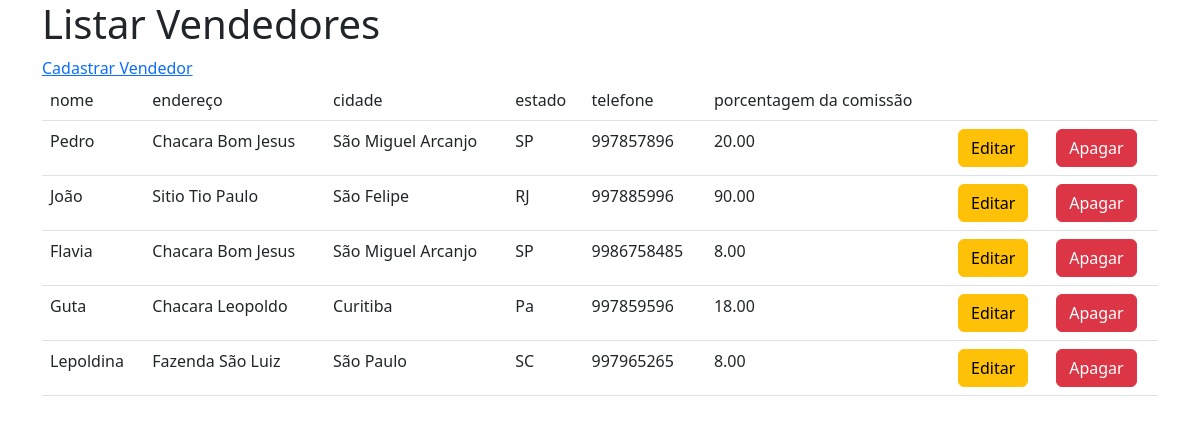
Page /listar_vendedor.php on the committed database.
### tables this page shows
CREATE TABLE vendedor (
    cod INTEGER NOT NULL AUTO_INCREMENT PRIMARY KEY,
    nome VARCHAR(80) NOT NULL,
    endereco VARCHAR(80) NOT NULL,
    cidade VARCHAR(80) NOT NULL,
    estado char(2) NOT NULL,
    telefone VARCHAR(15) NOT NULL,
    porc_comissao decimal(10,2) NOT NULL
);

### listar_vendedor.php (the view, shortened to what this page needs)
<?php
include("lib/connection.php");
$sql = "SELECT * FROM vendedor;";
$resul = mysqli_query($conn, $sql);
?>
<!DOCTYPE html>
<html lang="en">
<head>
    <link rel="stylesheet" href="./bootstrap/css/bootstrap.min.css">
</head>
<body>
    <div class="container">
        <div>
            <h1 class="h1">
            </h1>
        </div>
        <div>
            <a href="./cadastrar_vendedor.php">Cadastrar Vendedor</a>
        </div>
        <table class="table">
            <thead>
                <tr>
                    <td>nome</td>
                    <td>endereço</td>
                    <td>cidade</td>
                    <td>estado</td>
                    <td>telefone</td>
                    <td>porcentagem da comissão</td>
                    <td></td>
                    <td></td>
                </tr>
            </thead>
            <?php while ($row = mysqli_fetch_array($resul)) { ?>
                <tr>
                    <td><?php echo $row["nome"]; ?></td>
                    <td><?php echo $row["endereco"]; ?></td>
                    <td><?php echo $row["cidade"]; ?></td>
                    <td><?php echo $row["estado"]; ?></td>
                    <td><?php echo $row["telefone"]; ?></td>
                    <td><?php echo $row["porc_comissao"]; ?></td>
                    <td><a class="btn btn-warning" href="editar_vendedor.php?id=<?php echo $row["cod"]; ?>">Editar</a></td>
                    <td><a class="btn btn-danger" href="confirm_exclusao_vendedor.php?id=<?php echo $row["cod"]; ?>">Apagar</a></td>
                </tr>
            <?php } ?>
        </table>
    </div>
</body>
</html>

### rows in the picture
vendedor: nome "Pedro", endereco "Chacara Bom Jesus", cidade "São Miguel Arcanjo", estado "SP", telefone "997857896", porc_comissao "20.00"
vendedor: nome "João", endereco "Sitio Tio Paulo", cidade "São Felipe", estado "RJ", telefone "997885996", porc_comissao "90.00"
vendedor: nome "Flavia", endereco "Chacara Bom Jesus", cidade "São Miguel Arcanjo", estado "SP", telefone "9986758485", porc_comissao "8.00"
vendedor: nome "Guta", endereco "Chacara Leopoldo", cidade "Curitiba", estado "Pa", telefone "997859596", porc_comissao "18.00"
vendedor: nome "Lepoldina", endereco "Fazenda São Luiz", cidade "São Paulo", estado "SC", telefone "997965265", porc_comissao "8.00"
